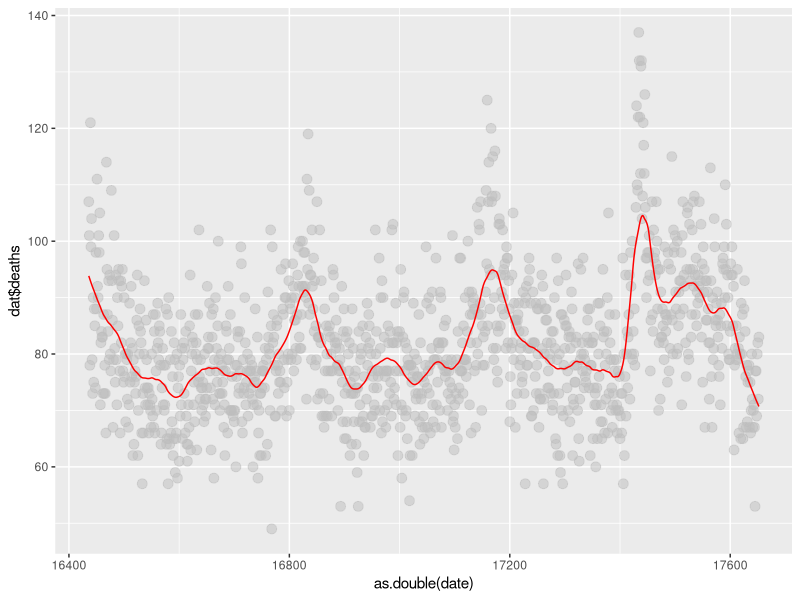

This figure's R source:
library(tidyverse)
library(lubridate)
library(purrr)
library(pdftools)

fn <- system.file("extdata", "RD-Mortality-Report_2015-18-180531.pdf", package="dslabs")
dat <- map_df(str_split(pdf_text(fn), "\n"), function(s){
  s <- str_trim(s)
  header_index <- str_which(s, "2015")[1]
  tmp <- str_split(s[header_index], "\\s+", simplify = TRUE)
  month <- tmp[1]
  header <- tmp[-1]
  tail_index  <- str_which(s, "Total")
  n <- str_count(s, "\\d+")
  out <- c(1:header_index, which(n==1), which(n>=28), tail_index:length(s))
  s[-out] %>%
    str_remove_all("[^\\d\\s]") %>%
    str_trim() %>%
    str_split_fixed("\\s+", n = 6) %>%
    .[,1:5] %>%
    as_data_frame() %>% 
    setNames(c("day", header)) %>%
    mutate(month = month,
           day = as.numeric(day)) %>%
    gather(year, deaths, -c(day, month)) %>%
    mutate(deaths = as.numeric(deaths))
}) %>%
  mutate(month = recode(month, "JAN" = 1, "FEB" = 2, "MAR" = 3, "APR" = 4, "MAY" = 5, "JUN" = 6, 
                        "JUL" = 7, "AGO" = 8, "SEP" = 9, "OCT" = 10, "NOV" = 11, "DEC" = 12)) %>%
  mutate(date = make_date(year, month, day)) %>%
  filter(date <= "2018-05-01")

dat <- dat %>% filter(!is.na(deaths))


span <- 0.05479452

#days <- as.numeric(dat$date) - 16436

fit <- loess(deaths ~ as.double(date), degree=1, span = span, data=dat)

dat %>% mutate(smooth = fit$fitted) %>%
  ggplot(aes(as.double(date), dat$deaths)) +
  geom_point(size = 3, alpha = .5, color = "grey") +
  geom_line(aes(as.double(date), smooth), color="red")
 
